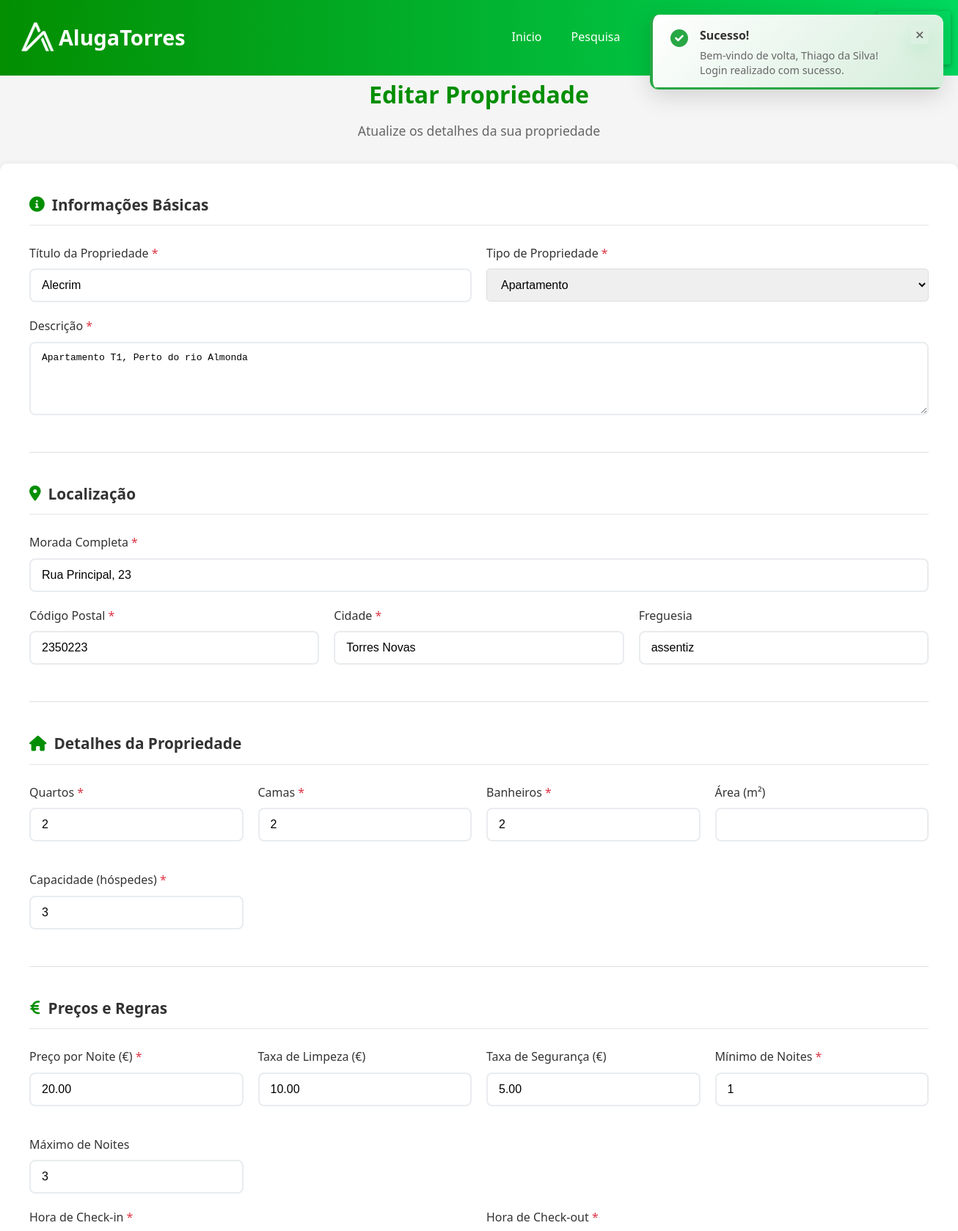
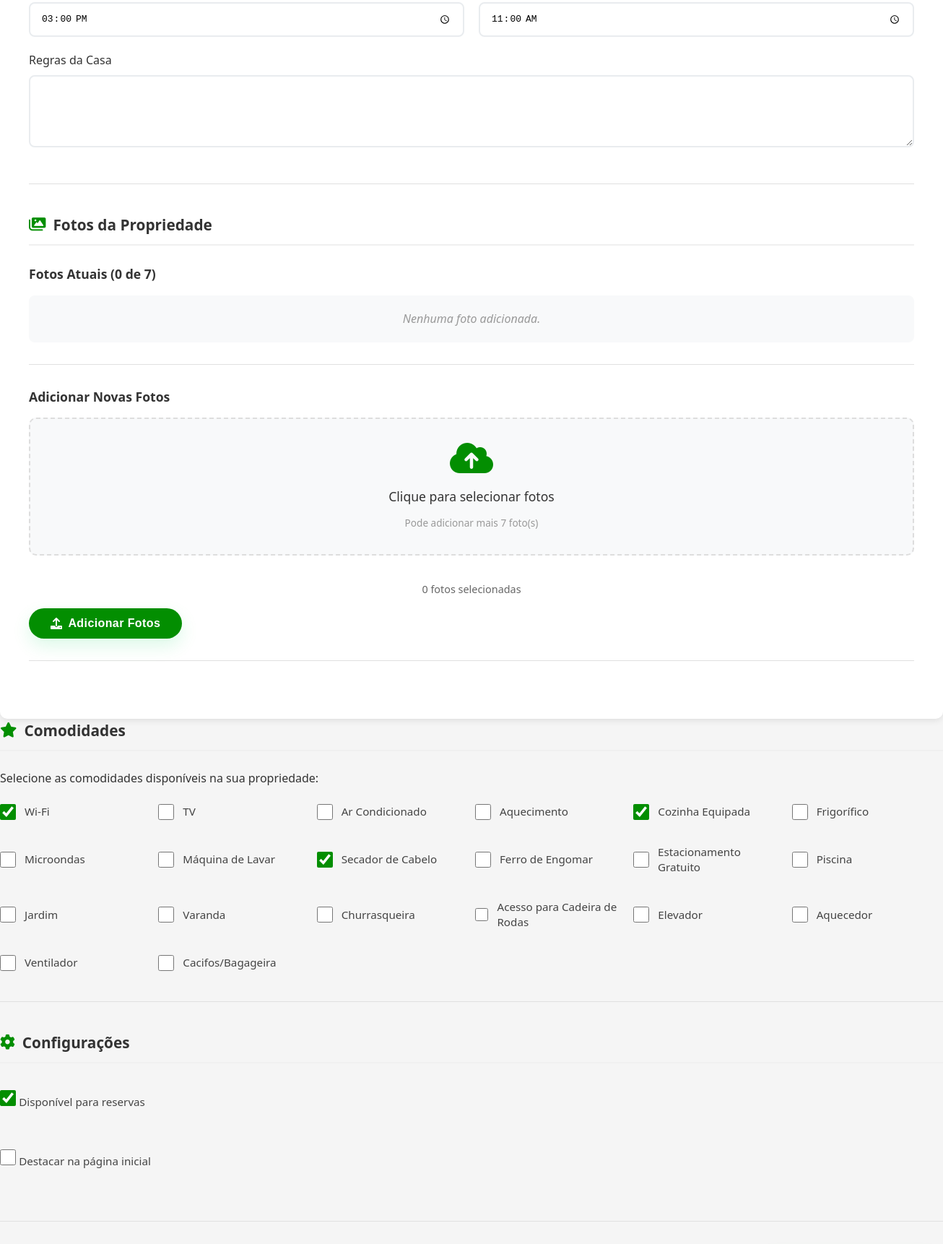
/proprietario/editar_casa.php?id=4&refreshed=1 (signed in, upper part), run on the app's committed database (2 pictures, top to bottom).
### tables this page shows
CREATE TABLE `casas` (
  `id` int(11) NOT NULL,
  `proprietario_id` int(11) NOT NULL,
  `titulo` varchar(200) NOT NULL,
  `descricao` text DEFAULT NULL,
  `morada` text NOT NULL,
  `codigo_postal` varchar(20) DEFAULT NULL,
  `cidade` varchar(100) DEFAULT 'Torres Novas',
  `freguesia` varchar(100) DEFAULT NULL,
  `latitude` decimal(10,8) DEFAULT NULL,
  `longitude` decimal(11,8) DEFAULT NULL,
  `tipo_propriedade` enum('casa','apartamento','vivenda','quinta','outro') DEFAULT 'casa',
  `quartos` tinyint(4) DEFAULT 1,
  `camas` tinyint(4) DEFAULT 1,
  `banheiros` tinyint(4) DEFAULT 1,
  `area` int(11) DEFAULT NULL,
  `capacidade` int(11) DEFAULT 2,
  `preco_noite` decimal(10,2) NOT NULL,
  `preco_limpeza` decimal(10,2) DEFAULT 0.00,
  `taxa_seguranca` decimal(10,2) DEFAULT 0.00,
  `minimo_noites` tinyint(4) DEFAULT 1,
  `maximo_noites` smallint(6) DEFAULT 30,
  `hora_checkin` time DEFAULT '15:00:00',
  `hora_checkout` time DEFAULT '11:00:00',
  `comodidades` text DEFAULT NULL,
  `regras` text DEFAULT NULL,
  `destaque` tinyint(1) DEFAULT 0,
  `disponivel` tinyint(1) DEFAULT 1,
  `data_criacao` datetime DEFAULT current_timestamp(),
  `data_atualizacao` datetime DEFAULT current_timestamp() ON UPDATE current_timestamp(),
  `fotos` longtext DEFAULT NULL COMMENT 'Array JSON com caminhos das fotos da propriedade (máx. 7)' CHECK (json_valid(`fotos`)),
  `aprovado` tinyint(1) DEFAULT 0 COMMENT '0=Pendente, 1=Aprovada, 2=Rejeitada',
  `motivo_rejeicao` text DEFAULT NULL
);

### backend/upload_handler.php (called while the page is built, shortened)
<?php
function obterFotosCasa($conn, $casa_id)
{
    $stmt = $conn->prepare("SELECT fotos FROM casas WHERE id = ?");
    $stmt->bind_param("i", $casa_id);
    $stmt->execute();
    $resultado = $stmt->get_result();
    if ($resultado->num_rows > 0) {
        $dados = $resultado->fetch_assoc();
        $fotos = json_decode($dados['fotos'], true);
        return is_array($fotos) ? $fotos : [];
    }
    return [];
}

### proprietario/editar_casa.php (the view, shortened to what this page needs)
<?php
require_once '../backend/db.php';
require_once '../backend/upload_handler.php';
$user_id = $_SESSION['user_id'];
$casa_id = isset($_GET['id']) ? (int)$_GET['id'] : 0;
$stmt = $conn->prepare("SELECT * FROM casas WHERE id = ? AND proprietario_id = ?");
$stmt->bind_param("ii", $casa_id, $user_id);
$stmt->execute();
$casa = $stmt->get_result()->fetch_assoc();
$comodidades_atuais = json_decode($casa['comodidades'] ?? '[]', true);
$fotos_casa = obterFotosCasa($conn, $casa_id);
$total_fotos = count($fotos_casa);
?>
<!DOCTYPE html>
<html lang="pt-pt">
<head>
    <link rel="stylesheet" href="https://cdnjs.cloudflare.com/ajax/libs/font-awesome/6.0.0/css/all.min.css">
    <link rel="stylesheet" href="../style/style.css">
</head>
<body>
    <?php include '../header.php'; ?>
    <div class="form-container">
        <div class="form-header">
            <h1 class="form-title">Editar Propriedade</h1>
            <p class="form-subtitle">Atualize os detalhes da sua propriedade</p>
        </div>
        <form method="POST" class="casa-form">
            <div class="form-section">
                <h2 class="section-title"><i class="fas fa-info-circle"></i> Informações Básicas</h2>
                <div class="form-grid">
                    <div class="form-group">
                        <label>Título da Propriedade <span class="required">*</span></label>
                        <input type="text" name="titulo" class="form-control" required
                            value="<?php echo htmlspecialchars($casa['titulo']); ?>">
                    </div>
                    <div class="form-group">
                        <label>Tipo de Propriedade <span class="required">*</span></label>
                        <select name="tipo_propriedade" class="form-control" required>
                            <option value="apartamento" <?php echo $casa['tipo_propriedade'] == 'apartamento' ? 'selected' : ''; ?>>Apartamento</option>
                        </select>
                    </div>
                </div>
                <div class="form-group">
                    <label>Descrição <span class="required">*</span></label>
                    <textarea name="descricao" class="form-control" required rows="4"><?php echo htmlspecialchars($casa['descricao']); ?></textarea>
                </div>
            </div>
            <div class="form-section">
                <h2 class="section-title"><i class="fas fa-map-marker-alt"></i> Localização</h2>
                <div class="form-group">
                    <label>Morada Completa <span class="required">*</span></label>
                    <input type="text" name="morada" class="form-control" required
                        value="<?php echo htmlspecialchars($casa['morada']); ?>">
                </div>
                <div class="form-grid">
                    <div class="form-group">
                        <label>Código Postal <span class="required">*</span></label>
                        <input type="text" name="codigo_postal" class="form-control"
                            value="<?php echo htmlspecialchars($casa['codigo_postal']); ?>">
                    </div>
                    <div class="form-group">
                        <label>Cidade <span class="required">*</span></label>
                        <input type="text" name="cidade" class="form-control" required
                            value="<?php echo htmlspecialchars($casa['cidade']); ?>">
                    </div>
                    <div class="form-group">
                        <label>Freguesia</label>
                        <input type="text" name="freguesia" class="form-control"
                            value="<?php echo htmlspecialchars($casa['freguesia']); ?>">
                    </div>
                </div>
            </div>
            <div class="form-section">
                <h2 class="section-title"><i class="fas fa-home"></i> Detalhes da Propriedade</h2>
                <div class="form-grid">
                    <div class="form-group">
                        <label>Quartos <span class="required">*</span></label>
                        <input type="number" name="quartos" class="form-control" required min="1" max="20"
                            value="<?php echo $casa['quartos']; ?>">
                    </div>
                    <div class="form-group">
                        <label>Camas <span class="required">*</span></label>
                        <input type="number" name="camas" class="form-control" required min="1" max="50"
                            value="<?php echo $casa['camas']; ?>">
                    </div>
                    <div class="form-group">
                        <label>Banheiros <span class="required">*</span></label>
                        <input type="number" name="banheiros" class="form-control" required min="1" max="20"
                            value="<?php echo $casa['banheiros']; ?>">
                    </div>
                    <div class="form-group">
                        <label>Área (m²)</label>
                        <input type="number" name="area" class="form-control" min="1"
                            value="<?php echo $casa['area']; ?>">
                    </div>
                    <div class="form-group">
                        <label>Capacidade (hóspedes) <span class="required">*</span></label>
                        <input type="number" name="capacidade" class="form-control" required min="1" max="100"
                            value="<?php echo $casa['capacidade']; ?>">
                    </div>
                </div>
            </div>
            <div class="form-section">
                <h2 class="section-title"><i class="fas fa-euro-sign"></i> Preços e Regras</h2>
                <div class="form-grid">
                    <div class="form-group">
                        <label>Preço por Noite (€) <span class="required">*</span></label>
                        <input type="number" name="preco_noite" class="form-control" required min="1" step="0.01"
                            value="<?php echo $casa['preco_noite']; ?>">
                    </div>
                    <div class="form-group">
                        <label>Taxa de Limpeza (€)</label>
                        <input type="number" name="preco_limpeza" class="form-control" min="0" step="0.01"
                            value="<?php echo $casa['preco_limpeza']; ?>">
                    </div>
                    <div class="form-group">
                        <label>Taxa de Segurança (€)</label>
                        <input type="number" name="taxa_seguranca" class="form-control" min="0" step="0.01"
                            value="<?php echo $casa['taxa_seguranca']; ?>">
                    </div>
                    <div class="form-group">
                        <label>Mínimo de Noites <span class="required">*</span></label>
                        <input type="number" name="minimo_noites" class="form-control" required min="1"
                            value="<?php echo $casa['minimo_noites']; ?>">
                    </div>
                    <div class="form-group">
                        <label>Máximo de Noites</label>
                        <input type="number" name="maximo_noites" class="form-control" min="1"
                            value="<?php echo $casa['maximo_noites']; ?>">
                    </div>
                </div>
                <div class="form-grid">
                    <div class="form-group">
                        <label>Hora de Check-in <span class="required">*</span></label>
                        <input type="time" name="hora_checkin" class="form-control" required
                            value="<?php echo $casa['hora_checkin']; ?>">
                    </div>
                    <div class="form-group">
                        <label>Hora de Check-out <span class="required">*</span></label>
                        <input type="time" name="hora_checkout" class="form-control" required
                            value="<?php echo $casa['hora_checkout']; ?>">
                    </div>
                </div>
                <div class="form-group">
                    <label>Regras da Casa</label>
                    <textarea name="regras" class="form-control" rows="3"><?php echo htmlspecialchars($casa['regras']); ?></textarea>
                </div>
            </div>
            <div class="form-section">
                <h2 class="section-title"><i class="fas fa-images"></i> Fotos da Propriedade</h2>
                <div class="fotos-existentes">
                    <h3>Fotos Atuais (<?php echo $total_fotos; ?> de 7)</h3>
                    <?php if (!empty($fotos_casa)): ?>
                        <div class="fotos-grid">
                            <?php foreach ($fotos_casa as $index => $foto): ?>
                                <div class="foto-item">
                                    <img src="../<?php echo htmlspecialchars($foto); ?>" alt="Foto <?php echo $index + 1; ?>">
                                    <form method="POST" class="foto-remover-form" onsubmit="return confirm('Tem certeza que deseja remover esta foto?');">
                                        <input type="hidden" name="acao_fotos" value="remover_foto">
                                        <input type="hidden" name="foto_remover" value="<?php echo htmlspecialchars($foto); ?>">
                                        <button type="submit" class="foto-remover-btn" title="Remover foto">
                                            <i class="fas fa-trash"></i>
                                        </button>
                                    </form>
                                    <span class="foto-numero"><?php echo $index + 1; ?></span>
                                </div>
                            <?php endforeach; ?>
                        </div>
                    <?php else: ?>
                        <p class="sem-fotos">Nenhuma foto adicionada.</p>
                    <?php endif; ?>
                </div>
                <?php if ($total_fotos < 7): ?>
                    <div class="adicionar-fotos">
                        <h3>Adicionar Novas Fotos</h3>
                        <form method="POST" enctype="multipart/form-data" class="form-adicionar-fotos">
                            <div class="fotos-upload-area" id="fotosUploadArea">
                                <div class="fotos-placeholder" onclick="document.getElementById('novasFotosInput').click()">
                                    <i class="fas fa-cloud-upload-alt fa-3x"></i>
                                    <p>Clique para selecionar fotos</p>
                                    <small>Pode adicionar mais <?php echo 7 - $total_fotos; ?> foto(s)</small>
                                </div>
                            </div>
                            <div id="novasFotosCount" class="fotos-count">0 fotos selecionadas</div>
                            <button type="submit" class="btn-save" style="margin-top: 15px;">
                                <i class="fas fa-upload"></i> Adicionar Fotos
                            </button>
                        </form>
                    </div>
                <?php else: ?>
                    <p class="limite-fotos">Limite máximo de 7 fotos atingido.</p>
                <?php endif; ?>
            </div>
            <div class="form-section">
                <h2 class="section-title"><i class="fas fa-star"></i> Comodidades</h2>
                <p>Selecione as comodidades disponíveis na sua propriedade:</p>
                <div class="checkbox-grid">
                    <?php
                    $comodidades = [
                        'wifi' => 'Wi-Fi',
                        'tv' => 'TV',
                        'ar_condicionado' => 'Ar Condicionado',
                        'aquecimento' => 'Aquecimento',
                        'cozinha' => 'Cozinha Equipada',
                        'frigorifico' => 'Frigorífico',
                        'microondas' => 'Microondas',
                        'maquina_lavar' => 'Máquina de Lavar',
                        'secador' => 'Secador de Cabelo',
                        'ferro' => 'Ferro de Engomar',
                        'estacionamento' => 'Estacionamento Gratuito',
                        'piscina' => 'Piscina',
                        'jardim' => 'Jardim',
                        'varanda' => 'Varanda',
                        'churrasqueira' => 'Churrasqueira',
                        'acesso_cadeira_rodas' => 'Acesso para Cadeira de Rodas',
                        'elevador' => 'Elevador',
                        'aquecedor' => 'Aquecedor',
                        'ventilador' => 'Ventilador',
                        'cacifos' => 'Cacifos/Bagageira'
                    ];
                    foreach ($comodidades as $value => $label):
                        $checked = in_array($value, $comodidades_atuais) ? 'checked' : '';
                    ?>
                        <label class="checkbox-label">
                            <input type="checkbox" name="comodidades[]" value="<?php echo $value; ?>" <?php echo $checked; ?>>
                            <span><?php echo $label; ?></span>
                        </label>
                    <?php endforeach; ?>
                </div>
            </div>
            <div class="form-section">
                <h2 class="section-title"><i class="fas fa-cog"></i> Configurações</h2>
                <div class="form-group">
                    <label class="checkbox-label">
                        <input type="checkbox" name="disponivel" <?php echo $casa['disponivel'] ? 'checked' : ''; ?>>
                        <span>Disponível para reservas</span>
                    </label>
                </div>
                <div class="form-group">
                    <label class="checkbox-label">
                        <input type="checkbox" name="destaque" <?php echo $casa['destaque'] ? 'checked' : ''; ?>>
                        <span>Destacar na página inicial</span>
                    </label>
                </div>
            </div>
        </form>
    </div>
</body>
</html>

### data on the page
casas: titulo "Alecrim", tipo_propriedade "Apartamento", descricao "Apartamento T1, Perto do rio Almonda", morada "Rua Principal, 23", codigo_postal "2350223", cidade "Torres Novas", freguesia "assentiz", quartos "2", camas "2", banheiros "2", capacidade "3", preco_noite "20.00", preco_limpeza "10.00", taxa_seguranca "5.00", minimo_noites "1", maximo_noites "3", hora_checkin "15:00:00", hora_checkout "11:00:00", disponivel "☑"

### other printed values
$_SESSION['user'] "Thiago da Silva"
$total_fotos "0"
7 - $total_fotos "7"
$label "Wi-Fi"
$label "TV"
$label "Ar Condicionado"
$label "Aquecimento"
$label "Cozinha Equipada"
$label "Frigorífico"
$label "Microondas"
$label "Máquina de Lavar"
$label "Secador de Cabelo"
$label "Ferro de Engomar"
$label "Estacionamento Gratuito"
$label "Piscina"
